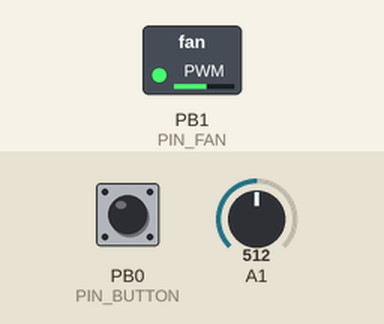
A sketch run on a simulated ATtiny85, built with avr-gcc and run on an emulated ATtiny85. Shown: switched loads named in the sketch (green lamp = pin HIGH). The inputs (shaded band) are chosen by the test bench; at power-on: PB0 (PIN_BUTTON) HIGH, A1 = 512. EEPROM starts erased.

Above: at 1.7 s.
1.8 s: PB0 (PIN_BUTTON) pulled LOW for 1 s
At 2.77 s:
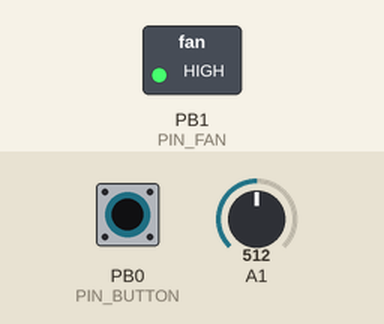
4.3 s: PB0 (PIN_BUTTON) pulled LOW for 0.15 s
At 5.7 s:
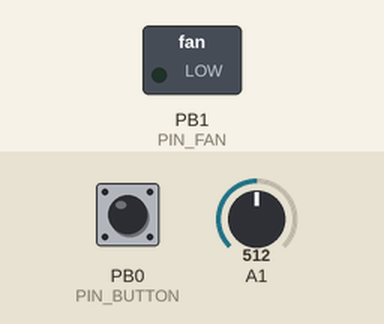
6.0 s: PB0 (PIN_BUTTON) pulled LOW for 3.2 s
At 8.98 s:
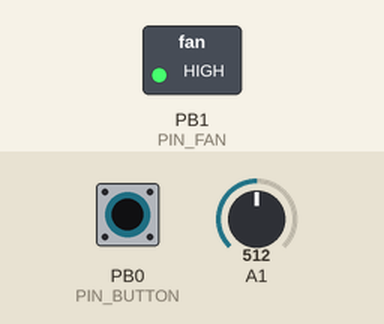
10.7 s: PB0 (PIN_BUTTON) pulled LOW for 1 s
At 11.4 s:
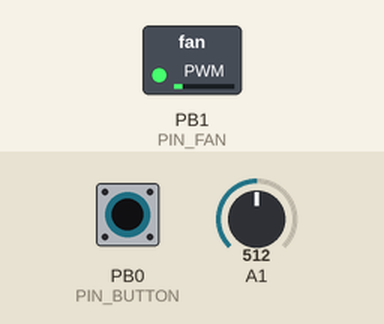
Timing chart, 0 to 13.7 s (numbered marks = the images above; inputs shaded):
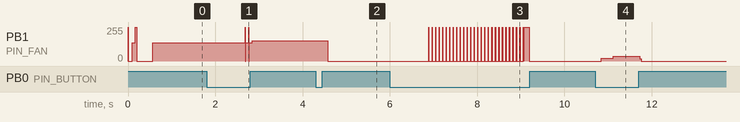

Measured:
- after the input at 1.8 s, PB1 (PIN_FAN): 136/255 → 153/255 after 1.0 s
- after the input at 4.3 s, PB1 (PIN_FAN): 153/255 → 0/255 after 0.28 s
- after the input at 6.0 s, PB1 (PIN_FAN): goes 27 × (255/255 0.01 s, 0/255 0.07 s), 255/255 0.01 s, 0/255 0.01 s, 255/255 0.13 s, then 0/255, starting after 0.89 s
- after the input at 10.7 s, PB1 (PIN_FAN): 0/255 → 20/255 after 0.14 s, → 36/255 0.28 s later, → 0/255 0.60 s later

The sketch:

NejeMaster2FanControlAttiny85.ino
```cpp
// NejeMaster2FanControlAttiny85
// Arduino IDE 1.6.8, Board: Digispark (Default - 16.5 MHz)
// 5.084 Bytes (84%) Maximum 6.012 Bytes.
//
// Adjust 12V fan speed by NPN transistor.
// ATtiny85 Digispark
//                          +--N4001-+
//                          +---FAN----(12V)
//                          |
//                         (C)
// (PB1)---[220R]---(B)2N2222
//                         (E)
//                          |
// (PB0)---[BUTTON]---------+----------(GND)
//
// One button fan control to turn on and off, change and save speed setting.
// Reduce current consumption by reduce cpu frequency.
//
// debug    press durring setup
// on/off   push button
// next     press short > 1600 ms
// save     press long  > 6000 ms
//
// adjust cpu and pwm frequency
// PWM_FREQ_32HZ  + CPU_FREQ_1MHZ   = 32 kHz pwm / 18 mA idle (32 mA)
// PWM_FREQ_32HZ  + CPU_FREQ_500KHZ = 16 kHz pwm / 13 mA idle (29 mA)
// PWM_FREQ_125HZ + CPU_FREQ_125KHZ = 16 kHz pwm /  9 mA idle (25 mA)
// PWM_FREQ_32HZ  + CPU_FREQ_250KHZ =  8 kHz pwm / 10 mA idle (28 mA)
// PWM_FREQ_32HZ  + CPU_FREQ_125KHZ =  4 kHz pwm /  9 mA idle (26 mA)

#include "DigiKeyboard.h"
#include <avr/eeprom.h>

#define PWM_FREQ_32KHZ      TCCR0B = TCCR0B & 0b11111000 | 0b00000001;
#define PWM_FREQ_4KHZ       TCCR0B = TCCR0B & 0b11111000 | 0b00000010;
#define PWM_FREQ_500HZ      TCCR0B = TCCR0B & 0b11111000 | 0b00000011;
#define PWM_FREQ_125HZ      TCCR0B = TCCR0B & 0b11111000 | 0b00000100;
#define PWM_FREQ_32HZ       TCCR0B = TCCR0B & 0b11111000 | 0b00000101;
#define PWM_FREQ            PWM_FREQ_125HZ
#define CPU_FREQ_1MHZ       cli();CLKPR=(1<<CLKPCE);CLKPR=0;sei();
#define CPU_FREQ_500KHZ     cli();CLKPR=(1<<CLKPCE);CLKPR=1;sei();gTime16ms/=2;gTimeShort/=2;gTimeLong/=2;
#define CPU_FREQ_250KHZ     cli();CLKPR=(1<<CLKPCE);CLKPR=2;sei();gTime16ms/=4;gTimeShort/=4;gTimeLong/=4;
#define CPU_FREQ_125KHZ     cli();CLKPR=(1<<CLKPCE);CLKPR=3;sei();gTime16ms/=8;gTimeShort/=8;gTimeLong/=8;
#define CPU_FREQ            CPU_FREQ_125KHZ
#define EEPROM_DATA_READ    eeprom_read_block((void*)&gFanSpeed, 0, 1)
#define EEPROM_DATA_WRITE   eeprom_write_block(&gFanSpeed, 0, 1)

#define PIN_BUTTON   0      // PB0
#define PIN_FAN      1      // PB1
#define PIN_LIGHT    2      // PB2 (ADC1)
#define ADC_LIGHT    1      // PB2 (ADC1)

#define FAN_LIMIT    15     // 0..15
#define FAN_DEFAULT  8      // 50%
#define FAN_SCALE    17     // 255/15
#define FAN_DELAY    7      // 1000/(7*15)=9.5Hz
#define BUTTON_SHORT 1600   // short push
#define BUTTON_LONG  6000   // long press
#define KEY_TAB      0x2B   // Keyboard Tab

static uint8_t  gTime16ms = 16;
static uint16_t gTimeShort = BUTTON_SHORT;
static uint16_t gTimeLong = BUTTON_LONG;
static uint8_t  gFanState = HIGH;
static uint8_t  gFanSpeed = 0;
static uint8_t  gButtonState = HIGH;
static uint32_t gButtonTime  = 0;
static uint16_t gLightSensor  = 0;
static uint16_t gLightDebug = 4;
static uint8_t  gKeyboard = LOW;

void fan();
void light();
void button();

void blink() {
  digitalWrite(PIN_FAN,HIGH);
  delay(10);
  digitalWrite(PIN_FAN,LOW);
  delay(90);
}

void setup() {
  pinMode(PIN_BUTTON,INPUT_PULLUP);
  pinMode(PIN_FAN,OUTPUT);
  pinMode(PIN_LIGHT,INPUT);
  blink();
  EEPROM_DATA_READ;
  if (gFanSpeed > FAN_LIMIT) {
    gFanSpeed = FAN_DEFAULT;
    EEPROM_DATA_WRITE;
  }
  PWM_FREQ;
  CPU_FREQ;
  fan();
  gLightSensor = analogRead(ADC_LIGHT);
  if (digitalRead(PIN_BUTTON) == LOW) {
    gKeyboard = HIGH;
    DigiKeyboard.sendKeyStroke(0);
    for (uint8_t i=0; i<10; i++) {
      digitalWrite(PIN_FAN, HIGH);
      delay(gTime16ms);
      digitalWrite(PIN_FAN, LOW);
      delay(12*gTime16ms);
    }
    DigiKeyboard.println(F("NejeMaster2FanControl-V4"));
    DigiKeyboard.print(F("FAN"));
    DigiKeyboard.sendKeyStroke(KEY_TAB,0);
    DigiKeyboard.println(F("LIGHT"));
  }
  blink();
}

void loop() {
  fan();
  light();
  button();
}

void fan() {
  if (gFanState == LOW) {
    digitalWrite(PIN_FAN, LOW);
  } else {
    if (gFanSpeed > FAN_LIMIT) {
      gFanSpeed = 0;
    }
    switch(gFanSpeed) {
      case 0:
        digitalWrite(PIN_FAN, LOW);
        break;
      case FAN_LIMIT:
        digitalWrite(PIN_FAN, HIGH);
        break;
      default:
        analogWrite(PIN_FAN, gFanSpeed * FAN_SCALE);
        break;
    }
  }
  delay(8*gTime16ms);
}

void light() {
  gLightSensor *= 4;
  gLightSensor += analogRead(ADC_LIGHT);
  gLightSensor /=5;
  if (gKeyboard == HIGH) {
    gLightDebug--;
    if (gLightDebug == 0) {
      gLightDebug = 4;
      DigiKeyboard.print((uint16_t) (gFanSpeed * FAN_SCALE));
      DigiKeyboard.sendKeyStroke(KEY_TAB,0);
      DigiKeyboard.println(gLightSensor);
    }
  }
}

void button() {
  // on button change
  if (digitalRead(PIN_BUTTON) != gButtonState) {
    if (gButtonState == HIGH) {
      // button down
      gButtonState = LOW;
      gButtonTime = millis();
    } else {
      // button released
      gButtonState = HIGH;
      gButtonTime = millis() - gButtonTime;
      // short push (on/off)
      if (gButtonTime < gTimeShort) {
        if (gFanState == HIGH) {
          gFanState = LOW;
        } else {
          gFanState = HIGH;
        }
        delay(8*gTime16ms);
      }
      // medium push (next)
      else if (gButtonTime < gTimeLong) {
        gFanSpeed++;
        if (gFanSpeed > FAN_LIMIT) {
          gFanSpeed = 0;
        }
        gFanState = HIGH;
      }
      // long push (save)
      else if (gButtonTime >= gTimeLong) {
        CPU_FREQ_1MHZ;
        delay(100);
        EEPROM_DATA_WRITE;
        delay(100);
        CPU_FREQ;
      }
    }
  }
  // on button down
  if (gButtonState == LOW) {
    if ((millis()-gButtonTime) > gTimeShort) {
      digitalWrite(PIN_FAN, HIGH);
      delay(gTime16ms);
      digitalWrite(PIN_FAN, LOW);
      delay(gTime16ms);
    }
    if ((millis()-gButtonTime) > gTimeLong) {
      digitalWrite(PIN_FAN, HIGH);
      delay(16*gTime16ms);
      digitalWrite(PIN_FAN, LOW);
      delay(8*gTime16ms);
    }
  }
}
```
